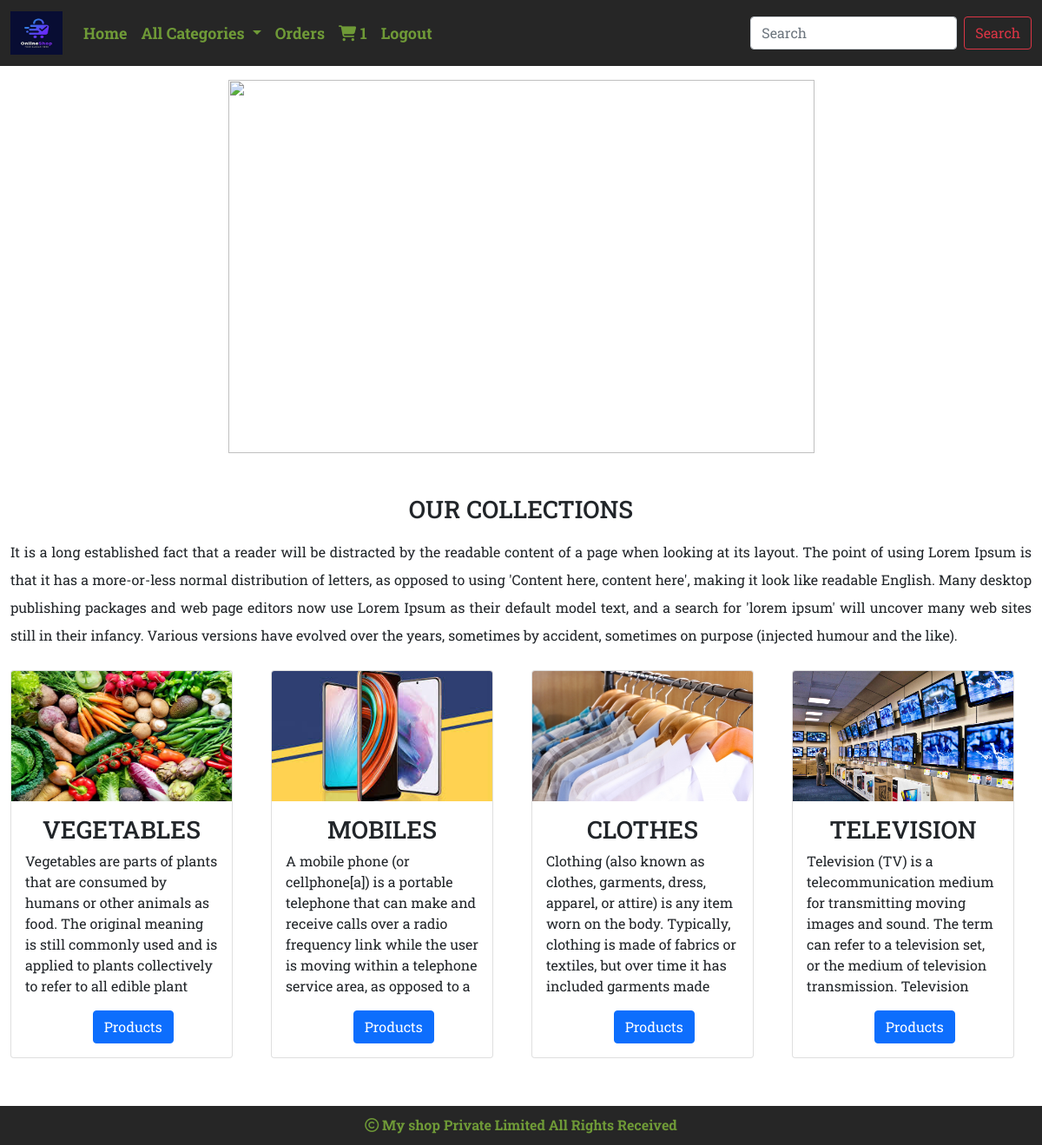
The app's page / (signed in) with its own data.
### Shop/models.py (models this page shows, shortened)
class Category(models.Model):
    cname=models.CharField(max_length=200)
    description=models.TextField()
    image=models.ImageField(upload_to='Shop/Category',null=True,blank=True)

### Shop/views.py (the view)
# urls.py: path('', views.Allcategory, name="Allcategory"),
def Allcategory(request):
    c=Category.objects.all()
    return render(request,'Category.html',{'c':c})

### Cart/context_processors.py (called while the page is built)
def counter(request):
    item_count=0
    if request.user.is_authenticated:
        user=request.user
        try:
            cart=Cart.objects.filter(user=user)
            for i in cart:
                item_count+=i.quantity
        except:
            item_count=0
    return {'count':item_count}

### Shop/context_processors.py (called while the page is built)
def menu_links(request):
    links = Category.objects.all()
    return {'links':links}

### Templates/Category.html
<!DOCTYPE html>
{% extends 'Base.html' %}
{% load static %}
{% block content %}
<div class="mt-3">
    <center>
     <img src="{% static 'Images/Ecommerce banner 3.jpg' %}" height="430px" width="75%">
    </center>
</div>
<div class="container-fluid mt-5 ">
    <h3 class="text-center mb-3 text-uppercase">Our collections</h3>
    <p style="text-align:justify;line-height:2;">It is a long established fact that a reader will be distracted by the readable content of a page when looking at its layout. The point of using Lorem Ipsum is that it has a more-or-less normal distribution of letters, as opposed to using 'Content here, content here', making it look like readable English. Many desktop publishing packages and web page editors now use Lorem Ipsum as their default model text, and a search for 'lorem ipsum' will uncover many web sites still in their infancy. Various versions have evolved over the years, sometimes by accident, sometimes on purpose (injected humour and the like).</p>
</div>
<div class="container-fluid mt-4" style="margin-bottom:100px;">
    <div class="row">
        {% for i in c %}
        <div class="col-sm-3">
            <div class="card" style="width: 16rem;">
  <img src="{{i.image.url}}" class="card-img-top" height="150px" width="100%" alt="...">
  <div class="card-body">
    <h3 class="card-title text-uppercase text-center">{{i.cname}}</h3>
    <p class="card-text">{{i.description}}</p>
    <a href="{% url 'Shop:Allproduct' i.cname %}" style="position:relative;left:35%;" class="btn btn-primary">Products</a>
  </div>
            </div>
        </div>
        {% endfor %}
     </div>
</div>
{% endblock %}

### Static/Css/Style.css (style rules this page uses)
body { font-family: 'Roboto Slab', serif; }

### records on screen
Category: image (picture), cname "VEGETABLES", description "Vegetables are parts of plants that are consumed by humans or other animals as food. The original meaning is still commonly used and is applied to plants collectively to refer to all edible plant"
Category: image (picture), cname "MOBILES", description "A mobile phone (or cellphone[a]) is a portable telephone that can make and receive calls over a radio frequency link while the user is moving within a telephone service area, as opposed to a"
Category: image (picture), cname "CLOTHES", description "Clothing (also known as clothes, garments, dress, apparel, or attire) is any item worn on the body. Typically, clothing is made of fabrics or textiles, but over time it has included garments made"
Category: image (picture), cname "TELEVISION", description "Television (TV) is a telecommunication medium for transmitting moving images and sound. The term can refer to a television set, or the medium of television transmission. Television"

### other values on screen
{{ count }} "1"
